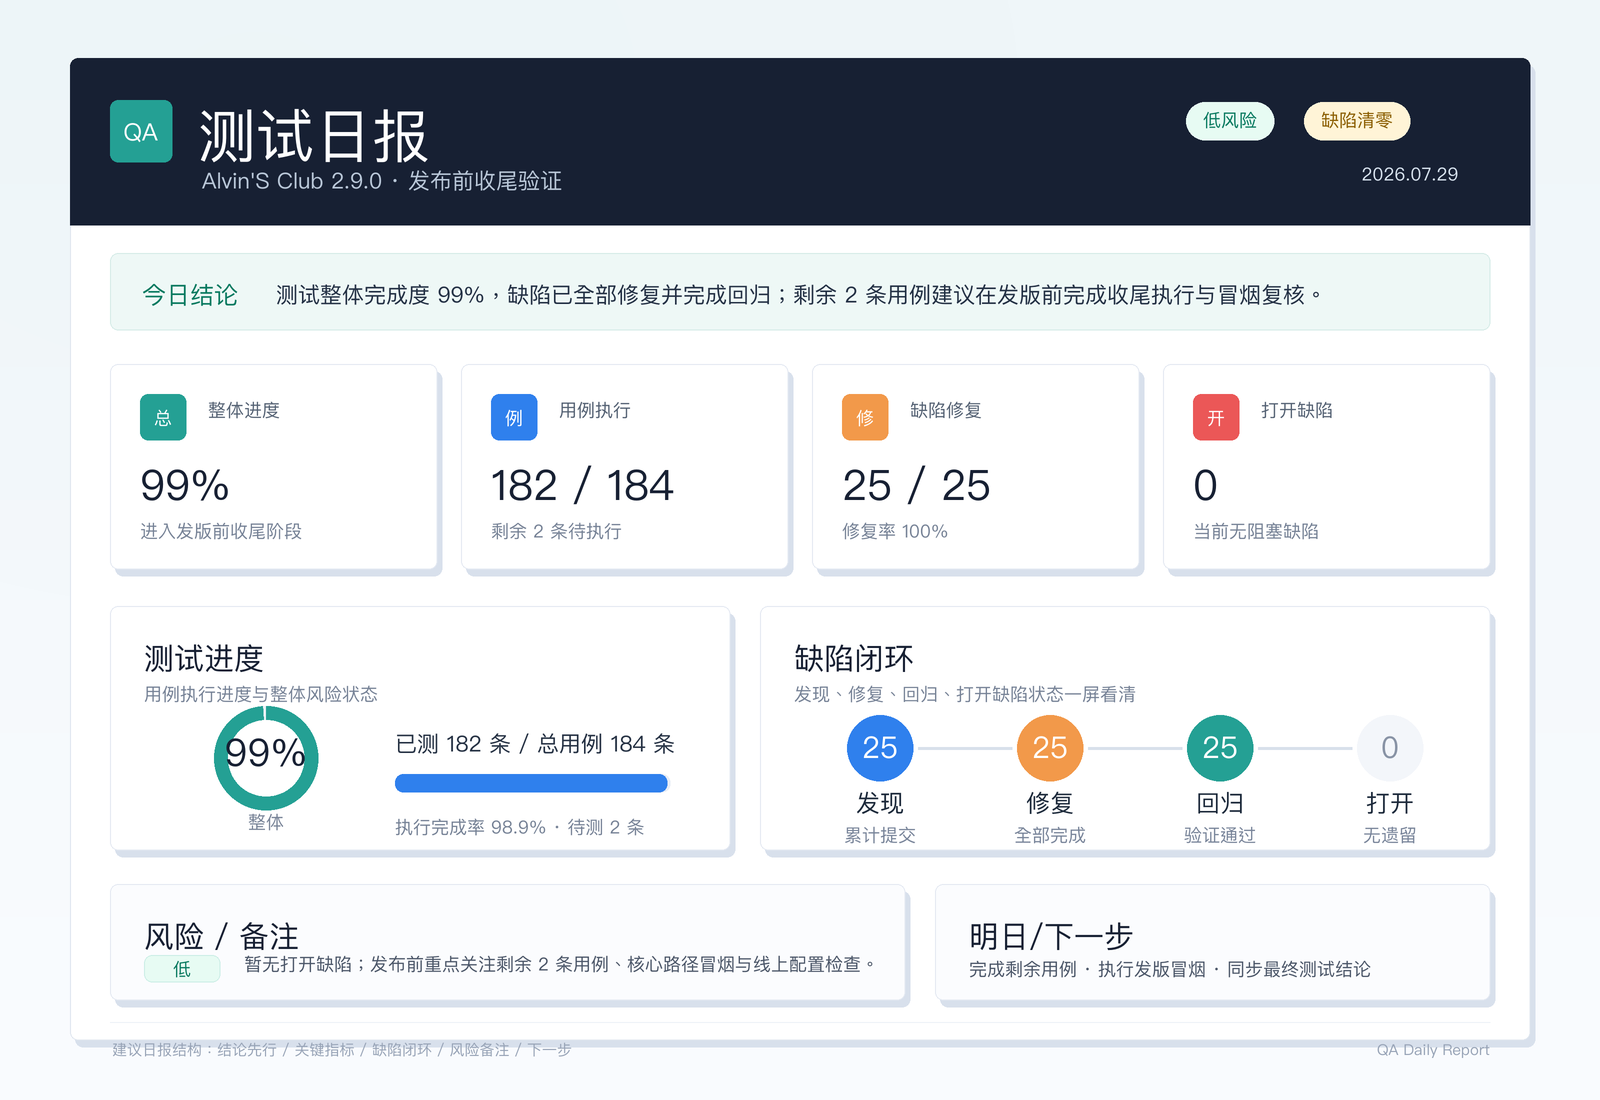

This chart was generated by the following Python code:
from __future__ import annotations

import math
from pathlib import Path

from PIL import Image, ImageDraw, ImageFont


ROOT = Path(__file__).resolve().parent
OUT = ROOT / "qa_daily_report_preview.png"

W, H = 1600, 1100
SCALE = 2
CANVAS = (W * SCALE, H * SCALE)


def font(size: int, weight: str = "regular") -> ImageFont.FreeTypeFont:
    candidates = [
        "/System/Library/Fonts/PingFang.ttc",
        "/System/Library/Fonts/STHeiti Medium.ttc" if weight == "bold" else "/System/Library/Fonts/STHeiti Light.ttc",
        "/System/Library/Fonts/Supplemental/Arial Unicode.ttf",
        "/Library/Fonts/Arial Unicode.ttf",
    ]
    for candidate in candidates:
        try:
            return ImageFont.truetype(candidate, size * SCALE, index=0)
        except Exception:
            continue
    return ImageFont.load_default()


F = {
    "display": font(58, "bold"),
    "title": font(42, "bold"),
    "h2": font(30, "bold"),
    "h3": font(24, "bold"),
    "body": font(22),
    "small": font(18),
    "tiny": font(15),
    "number": font(54, "bold"),
    "metric": font(42, "bold"),
    "ring": font(38, "bold"),
    "huge": font(82, "bold"),
}


def sc(v: int | float) -> int:
    return int(round(v * SCALE))


def xy(box):
    return tuple(sc(v) for v in box)


def draw_round(draw: ImageDraw.ImageDraw, box, radius, fill, outline=None, width=1):
    draw.rounded_rectangle(xy(box), sc(radius), fill=fill, outline=outline, width=sc(width))


def draw_text(draw: ImageDraw.ImageDraw, pos, text, fill, fnt, anchor=None, spacing=4):
    draw.multiline_text((sc(pos[0]), sc(pos[1])), text, fill=fill, font=fnt, anchor=anchor, spacing=sc(spacing))


def text_width(draw, text, fnt):
    b = draw.textbbox((0, 0), text, font=fnt)
    return (b[2] - b[0]) / SCALE


def draw_pill(draw, x, y, text, fill, text_fill, border=None):
    tw = text_width(draw, text, F["small"])
    h = 38
    w = tw + 34
    draw_round(draw, (x, y, x + w, y + h), 19, fill, border)
    draw_text(draw, (x + w / 2, y + h / 2 - 1), text, text_fill, F["small"], anchor="mm")
    return w


def draw_card(draw, box, fill="#ffffff", outline="#e4e9f2"):
    x1, y1, x2, y2 = box
    draw_round(draw, (x1 + 5, y1 + 7, x2 + 5, y2 + 7), 8, "#d8e0ec")
    draw_round(draw, box, 8, fill, outline, 1)


def draw_metric_card(draw, box, label, value, sub, accent, icon_label):
    draw_card(draw, box)
    x1, y1, x2, y2 = box
    draw_round(draw, (x1 + 30, y1 + 30, x1 + 76, y1 + 76), 8, accent)
    draw_text(draw, (x1 + 53, y1 + 54), icon_label, "#ffffff", F["small"], anchor="mm")
    draw_text(draw, (x1 + 98, y1 + 33), label, "#546173", F["small"])
    draw_text(draw, (x1 + 30, y1 + 91), value, "#172033", F["metric"])
    draw_text(draw, (x1 + 30, y1 + 154), sub, "#768296", F["small"])


def draw_progress_bar(draw, box, pct, fill, bg="#e8edf5"):
    x1, y1, x2, y2 = box
    draw_round(draw, box, 8, bg)
    draw_round(draw, (x1, y1, x1 + (x2 - x1) * pct, y2), 8, fill)


def draw_ring(draw, center, radius, width, pct, color, bg="#edf2f7"):
    cx, cy = center
    bbox = (cx - radius, cy - radius, cx + radius, cy + radius)
    draw.arc(xy(bbox), start=0, end=360, fill=bg, width=sc(width))
    # Start at top, clockwise.
    draw.arc(xy(bbox), start=-90, end=-90 + 360 * pct, fill=color, width=sc(width))


def draw_step(draw, cx, cy, title, value, detail, color, active=True):
    r = 33
    fill = color if active else "#f3f6fa"
    txt = "#ffffff" if active else "#8893a5"
    draw_round(draw, (cx - r, cy - r, cx + r, cy + r), r, fill)
    draw_text(draw, (cx, cy - 1), value, txt, F["h2"], anchor="mm")
    draw_text(draw, (cx, cy + 55), title, "#1d2a3b", F["h3"], anchor="mm")
    draw_text(draw, (cx, cy + 87), detail, "#79859a", F["small"], anchor="mm")


def gradient_background(img):
    px = img.load()
    top = (239, 246, 249)
    bottom = (250, 252, 255)
    for y in range(CANVAS[1]):
        t = y / max(1, CANVAS[1] - 1)
        for x in range(CANVAS[0]):
            # A faint cool wash from upper left, not a decorative orb.
            d = math.hypot(x / CANVAS[0] - 0.16, y / CANVAS[1] - 0.08)
            wash = max(0, 1 - d * 2.1) * 0.08
            base = tuple(int(top[i] * (1 - t) + bottom[i] * t) for i in range(3))
            px[x, y] = tuple(min(255, int(base[i] * (1 - wash) + (214, 235, 235)[i] * wash)) for i in range(3))


def main():
    img = Image.new("RGB", CANVAS, "#f7fafc")
    gradient_background(img)
    draw = ImageDraw.Draw(img)

    # Main shell
    draw_card(draw, (70, 58, 1530, 1040), "#ffffff", "#dfe6ef")

    # Header
    draw_round(draw, (70, 58, 1530, 225), 8, "#172033")
    draw.rectangle(xy((70, 185, 1530, 225)), fill="#172033")
    draw_round(draw, (110, 100, 172, 162), 8, "#24a094")
    draw_text(draw, (141, 132), "QA", "#ffffff", F["h3"], anchor="mm")
    draw_text(draw, (198, 95), "测试日报", "#ffffff", F["display"])
    draw_text(draw, (202, 165), "Alvin'S Club 2.9.0 · 发布前收尾验证", "#b9c7d8", F["body"])
    draw_pill(draw, 1186, 102, "低风险", "#e7fbf3", "#08795f")
    draw_pill(draw, 1304, 102, "缺陷清零", "#fff4d7", "#8a5d00")
    draw_text(draw, (1410, 174), "2026.07.29", "#d8e3ef", F["small"], anchor="mm")

    # Conclusion strip
    draw_round(draw, (110, 253, 1490, 330), 8, "#eef8f6", "#d5ebe7")
    draw_text(draw, (142, 278), "今日结论", "#08795f", F["h3"])
    draw_text(
        draw,
        (276, 279),
        "测试整体完成度 99%，缺陷已全部修复并完成回归；剩余 2 条用例建议在发版前完成收尾执行与冒烟复核。",
        "#233044",
        F["body"],
    )

    # Metric cards
    left = 110
    gap = 24
    card_w = (1380 - gap * 3) / 4
    y = 364
    h = 205
    metrics = [
        ("整体进度", "99%", "进入发版前收尾阶段", "#24a094", "总"),
        ("用例执行", "182 / 184", "剩余 2 条待执行", "#2f80ed", "例"),
        ("缺陷修复", "25 / 25", "修复率 100%", "#f2994a", "修"),
        ("打开缺陷", "0", "当前无阻塞缺陷", "#eb5757", "开"),
    ]
    for i, item in enumerate(metrics):
        x = left + i * (card_w + gap)
        draw_metric_card(draw, (x, y, x + card_w, y + h), *item)

    # Progress and defect panels
    draw_card(draw, (110, 606, 730, 850))
    draw_text(draw, (144, 637), "测试进度", "#172033", F["h2"])
    draw_text(draw, (144, 681), "用例执行进度与整体风险状态", "#768296", F["small"])
    draw_ring(draw, (266, 758), 52, 14, 0.99, "#24a094")
    draw_text(draw, (266, 752), "99%", "#172033", F["ring"], anchor="mm")
    draw_text(draw, (266, 822), "整体", "#768296", F["small"], anchor="mm")
    draw_text(draw, (395, 728), "已测 182 条 / 总用例 184 条", "#263244", F["body"])
    draw_progress_bar(draw, (395, 774, 670, 792), 182 / 184, "#2f80ed")
    draw_text(draw, (395, 814), "执行完成率 98.9% · 待测 2 条", "#768296", F["small"])

    draw_card(draw, (760, 606, 1490, 850))
    draw_text(draw, (794, 637), "缺陷闭环", "#172033", F["h2"])
    draw_text(draw, (794, 681), "发现、修复、回归、打开缺陷状态一屏看清", "#768296", F["small"])
    step_y = 748
    steps = [
        (880, step_y, "发现", "25", "累计提交", "#2f80ed", True),
        (1050, step_y, "修复", "25", "全部完成", "#f2994a", True),
        (1220, step_y, "回归", "25", "验证通过", "#24a094", True),
        (1390, step_y, "打开", "0", "无遗留", "#eb5757", False),
    ]
    for a, b in [(918, 1012), (1088, 1182), (1258, 1352)]:
        draw.line(xy((a, step_y, b, step_y)), fill="#d8e0eb", width=sc(3))
    for step in steps:
        draw_step(draw, *step)

    # Bottom panels
    draw_card(draw, (110, 884, 905, 1000), "#fbfcfe")
    draw_text(draw, (144, 915), "风险 / 备注", "#172033", F["h2"])
    draw_round(draw, (144, 955, 220, 982), 8, "#e7fbf3", "#cceee6")
    draw_text(draw, (182, 969), "低", "#08795f", F["small"], anchor="mm")
    draw_text(
        draw,
        (244, 951),
        "暂无打开缺陷；发布前重点关注剩余 2 条用例、核心路径冒烟与线上配置检查。",
        "#4b5668",
        F["small"],
    )

    draw_card(draw, (935, 884, 1490, 1000), "#fbfcfe")
    draw_text(draw, (969, 915), "明日/下一步", "#172033", F["h2"])
    draw_text(draw, (969, 956), "完成剩余用例 · 执行发版冒烟 · 同步最终测试结论", "#4b5668", F["small"])

    # Footer
    draw.line(xy((110, 1022, 1490, 1022)), fill="#edf1f7", width=sc(1))
    draw_text(draw, (112, 1039), "建议日报结构：结论先行 / 关键指标 / 缺陷闭环 / 风险备注 / 下一步", "#97a3b6", F["tiny"])
    draw_text(draw, (1490, 1039), "QA Daily Report", "#97a3b6", F["tiny"], anchor="ra")

    img = img.resize((W, H), Image.Resampling.LANCZOS)
    img.save(OUT, quality=96)
    print(OUT)


if __name__ == "__main__":
    main()
